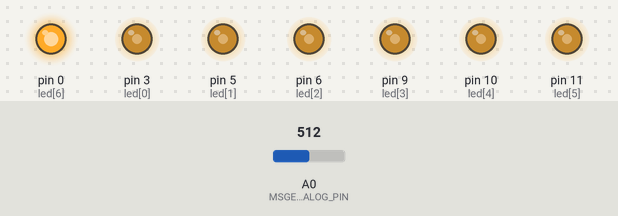
Bench run of a sketch on a simulated Arduino Uno, built with avr-gcc and run on an emulated ATmega328P. Shown: output pins drawn as LEDs (lit = HIGH). Inputs (shaded band) come from the test bench; at power-on: A0 (MSGEQ7_ANALOG_PIN) = 512. Pins used as bus, display or sensor lines are not drawn.

Above: at 1.2 s.
1.3 s: A0 (MSGEQ7_ANALOG_PIN) set to 716
At 2.3 s:
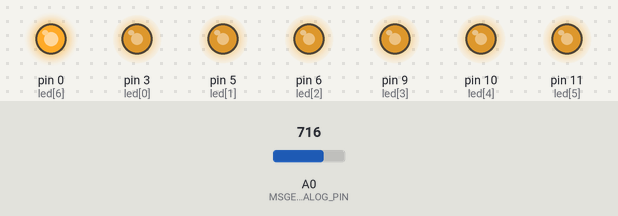
2.8 s: A0 (MSGEQ7_ANALOG_PIN) set to 900
At 3.3 s:
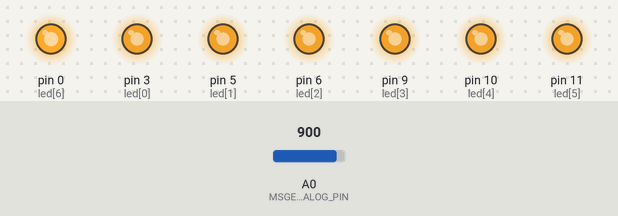
4.3 s: A0 (MSGEQ7_ANALOG_PIN) set to 122
At 5.3 s:
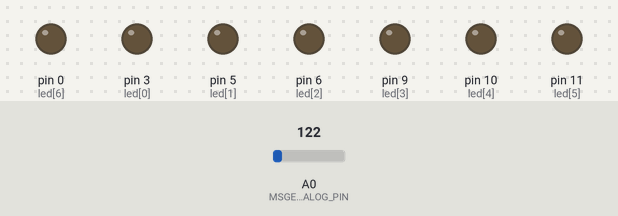
6.1 s: A0 (MSGEQ7_ANALOG_PIN) set to 268
7.6 s: A0 (MSGEQ7_ANALOG_PIN) set to 295
At 8.2 s:
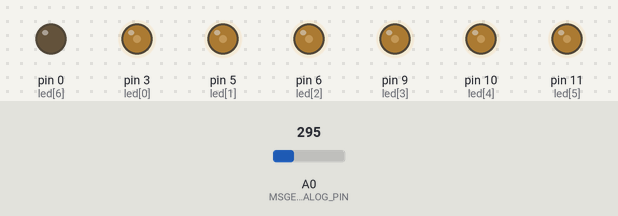
Timing chart, 0 to 10.1 s (numbered marks = the images above; inputs shaded):
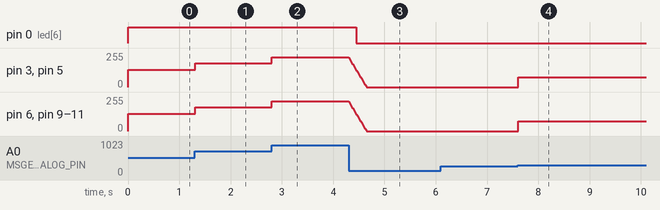

Measured:
- the behaviour switches between 283 and 284 on A0 (MSGEQ7_ANALOG_PIN) (found by bisection; images 3 and 4)
- after the input at 1.3 s, pin 3 (led[0]), pin 5 (led[1]), pin 6 (led[2]), pin 9 (led[3]), pin 10 (led[4]), pin 11 (led[5]): 128/255 → 179/255 at once
- after the input at 2.8 s, pin 3 (led[0]), pin 5 (led[1]), pin 6 (led[2]), pin 9 (led[3]), pin 10 (led[4]), pin 11 (led[5]): 179/255 → 225/255 at once
- after the input at 4.3 s, pin 0 (led[6]): HIGH → LOW after 0.15 s; pin 3 (led[0]), pin 5 (led[1]), pin 6 (led[2]), pin 9 (led[3]), pin 10 (led[4]), pin 11 (led[5]): moves from 225/255 to 0/255 over 0.35 s, starting at once
- after the input at 6.1 s, every drawn part: stays the same
- after the input at 7.6 s, pin 3 (led[0]), pin 5 (led[1]), pin 6 (led[2]), pin 9 (led[3]), pin 10 (led[4]), pin 11 (led[5]): 0/255 → 73/255 at once

The sketch:

MSGEQ7_Demo.ino
```cpp
// (licence header left out)
/*
 MSGEQ7 Demo app
 Look for the breakout board on www.whizoo.com

 This code runs on an Arduino Duemilanove, but will run on other Arduino models.

 Connections:
 - GND to GND on MSGEQ7 breakout board, and LED's
 - 5V to VDD on MSGEQ7 breakout board
 - A0 to OUT on MSGEQ7 breakout board
 - D7 to STROBE on MSGEQ7 breakout board
 - D8 to RESET on MSGEQ7 breakout board
 - D3 to LED 0 (indicator for frequency band 0)
 - D5 to LED 1 (indicator for frequency band 1)
 - D6 to LED 2 (indicator for frequency band 2)
 - D9 to LED 3 (indicator for frequency band 3)
 - D10 to LED 4 (indicator for frequency band 4)
 - D11 to LED 5 (indicator for frequency band 5)

*/

// Hardware-specific defines
#define MSGEQ7_STROBE_PIN      7
#define MSGEQ7_RESET_PIN       8
#define MSGEQ7_ANALOG_PIN      A0


#define NUM_FREQUENCY_BANDS    7


// Duemilanove only has 6 PWM outputs, so the last LED won't respond properly.  Your
// board may have more PWM outputs.  Typically you only want to monitor the lowest
// frequency bands because that is where the beat is.
int led[NUM_FREQUENCY_BANDS] = {3, 5, 6, 9, 10, 11, 0};

// There is a concept of "persistence of vision" with LED's.  The LED has to be on long enough
// for the eye to recognise that it is on.  When a high volume is received on a frequency band,
// The LED is turned on (at a high PWM value) and then gradually faded until the next beat in
// that frequency.
int ledPWMValue[NUM_FREQUENCY_BANDS] = {0, 0, 0, 0, 0, 0, 0};


void setup() {
  // Set the LED pins as outputs
  for (int i=0; i<NUM_FREQUENCY_BANDS; i++)
    pinMode(led[i], OUTPUT);

  // Set up the MSGEQ7 IC
  pinMode(MSGEQ7_ANALOG_PIN, INPUT);
  pinMode(MSGEQ7_STROBE_PIN, OUTPUT);
  pinMode(MSGEQ7_RESET_PIN, OUTPUT);
  digitalWrite(MSGEQ7_RESET_PIN, LOW);
  digitalWrite(MSGEQ7_STROBE_PIN, HIGH);
}


// This loop executes around 100 times per second
void loop() {
  int frequencyBandVolume;

  // Toggle the RESET pin of the MSGEQ7 to start reading from the lowest frequency band
  digitalWrite(MSGEQ7_RESET_PIN, HIGH);
  digitalWrite(MSGEQ7_RESET_PIN, LOW);

  // Read the volume in every frequency band from the MSGEQ7
  for (int i=0; i<NUM_FREQUENCY_BANDS; i++) {
    digitalWrite(MSGEQ7_STROBE_PIN, LOW);
    delayMicroseconds(30); // Allow the output to settle
    frequencyBandVolume = analogRead(MSGEQ7_ANALOG_PIN);
    digitalWrite(MSGEQ7_STROBE_PIN, HIGH);

    // The read value is 10-bit (0 to 1024).  PWM needs a value from 0 to 255, so divide by 4
    frequencyBandVolume = frequencyBandVolume >> 2;

    // Fade the current LED value for this band
    ledPWMValue[i] = ledPWMValue[i] > 7? ledPWMValue[i] - 7 : 0;

    // Don't show the lower values
    if (frequencyBandVolume > 70) {
      // If the new volume is greater than that currently being showed then show the higher volume
      if (frequencyBandVolume > ledPWMValue[i])
        ledPWMValue[i] = frequencyBandVolume;
    }

    // Set the LED PWM value to the frequency band's volume
    analogWrite(led[i],  ledPWMValue[i]);
  }

  // Wait before executing this loop again
  delay(10);
}
```
